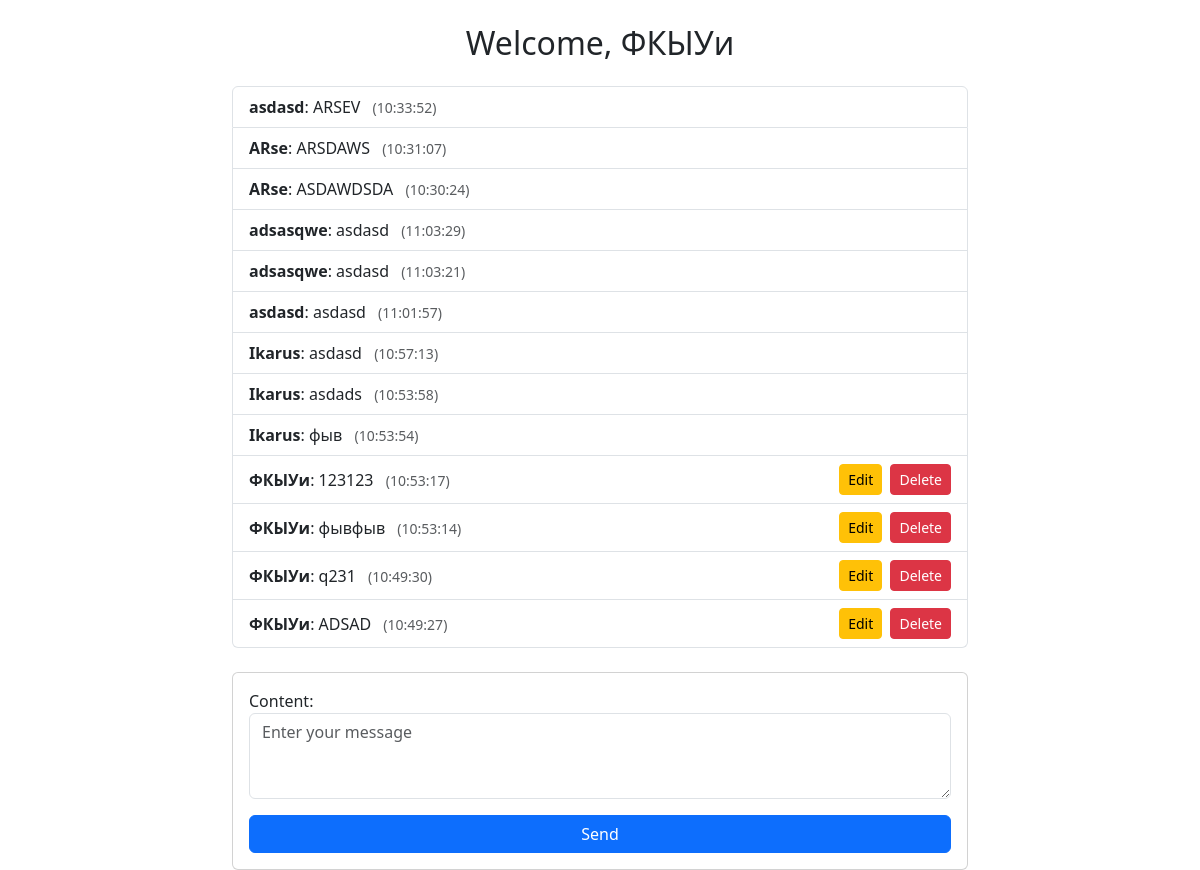
Page /chat/ (signed in) on the committed database.
### tasks/models.py (models this page shows, shortened)
class User(models.Model):
    name = models.CharField(max_length=100)

class Message(models.Model):
    user = models.ForeignKey(User, on_delete=models.CASCADE)
    content = models.TextField()
    timestamp = models.DateTimeField(auto_now_add=True)

### tasks/views.py (the view, shortened to what this page needs)
# urls.py: path('chat/', views.chat, name='chat'),
def chat(request):
    user_id = request.session.get('user_id')
    if not user_id:
        return redirect('register')
    user = User.objects.get(id=user_id)
    chat_messages = Message.objects.all().order_by('-timestamp')
    context = {
        'form': MessageForm(),
        'edit_form': MessageEditForm(),
        'chat_list': chat_messages,
        'user': user
    }
    return render(request, 'chat.html', context)

### tasks/forms.py
class  MessageForm(forms.ModelForm):
    class Meta:
        model = Message
        fields = ['content']
        widgets = {
            'content':forms.Textarea(attrs={'class':'form-control','placeholder':'Enter your message','rows':'3'}),
        }

class MessageEditForm(forms.ModelForm):
    class Meta:
        model = Message
        fields = ['content']
        widgets = {
            'content':forms.Textarea(attrs={'class':'form-control','placeholder':'Enter your message','rows':'3'}),
        }

### tasks/templates/chat.html (shortened to what this page needs)
<!DOCTYPE html>
<html lang="en">
<head>
    <link href="https://cdn.jsdelivr.net/npm/bootstrap@5.3.0-alpha3/dist/css/bootstrap.min.css" rel="stylesheet">
</head>
<body>
    <div class="container mt-4">
        <div class="row justify-content-center">
            <div class="col-md-8">
                <h2 class="text-center">Welcome, {{ user.name }}</h2>
                <div class="chat-box mt-4">
                    <ul class="list-group">
                        {% for message in chat_list %}
                            <li class="list-group-item d-flex justify-content-between align-items-center">
                                <div>
                                    <strong>{{ message.user.name }}</strong>: {{ message.content }}
                                    <span class="text-muted small ms-2">({{ message.timestamp|date:"H:i:s" }})</span>
                                </div>
                                {% if message.user == user %}
                                    <div>
                                        <button type="button" class="btn btn-sm btn-warning me-1" data-bs-toggle="modal" data-bs-target="#editModal{{ message.id }}">Edit</button>
                                        <form method="post" style="display:inline;">
                                            <button type="submit" name="delete_message_id" value="{{ message.id }}" class="btn btn-sm btn-danger">Delete</button>
                                        </form>
                                    </div>
                                {% endif %}
                            </li>
                        {% empty %}
                            <li class="list-group-item text-center text-muted">No messages yet.</li>
                        {% endfor %}
                    </ul>
                </div>
                <div class="mt-4 card p-3">
                    <form method="post">
                        {{ form.as_p }}
                        <button type="submit" class="btn btn-primary w-100">Send</button>
                    </form>
                </div>
            </div>
        </div>
    </div>
</body>
</html>

### rows in the picture
User: name "ФКЫУи"
Message: user.name "asdasd", content "ARSEV", timestamp "10:33:52"
Message: user.name "ARse", content "ARSDAWS", timestamp "10:31:07"
Message: user.name "ARse", content "ASDAWDSDA", timestamp "10:30:24"
Message: user.name "adsasqwe", content "asdasd", timestamp "11:03:29"
Message: user.name "adsasqwe", content "asdasd", timestamp "11:03:21"
Message: user.name "asdasd", content "asdasd", timestamp "11:01:57"
Message: user.name "Ikarus", content "asdasd", timestamp "10:57:13"
Message: user.name "Ikarus", content "asdads", timestamp "10:53:58"
Message: user.name "Ikarus", content "фыв", timestamp "10:53:54"
Message: user.name "ФКЫУи", content "123123", timestamp "10:53:17", {{ message.id }} 14 (drawn)
Message: user.name "ФКЫУи", content "фывфыв", timestamp "10:53:14", {{ message.id }} 13 (drawn)
Message: user.name "ФКЫУи", content "q231", timestamp "10:49:30", {{ message.id }} 12 (drawn)
Message: user.name "ФКЫУи", content "ADSAD", timestamp "10:49:27", {{ message.id }} 11 (drawn)
